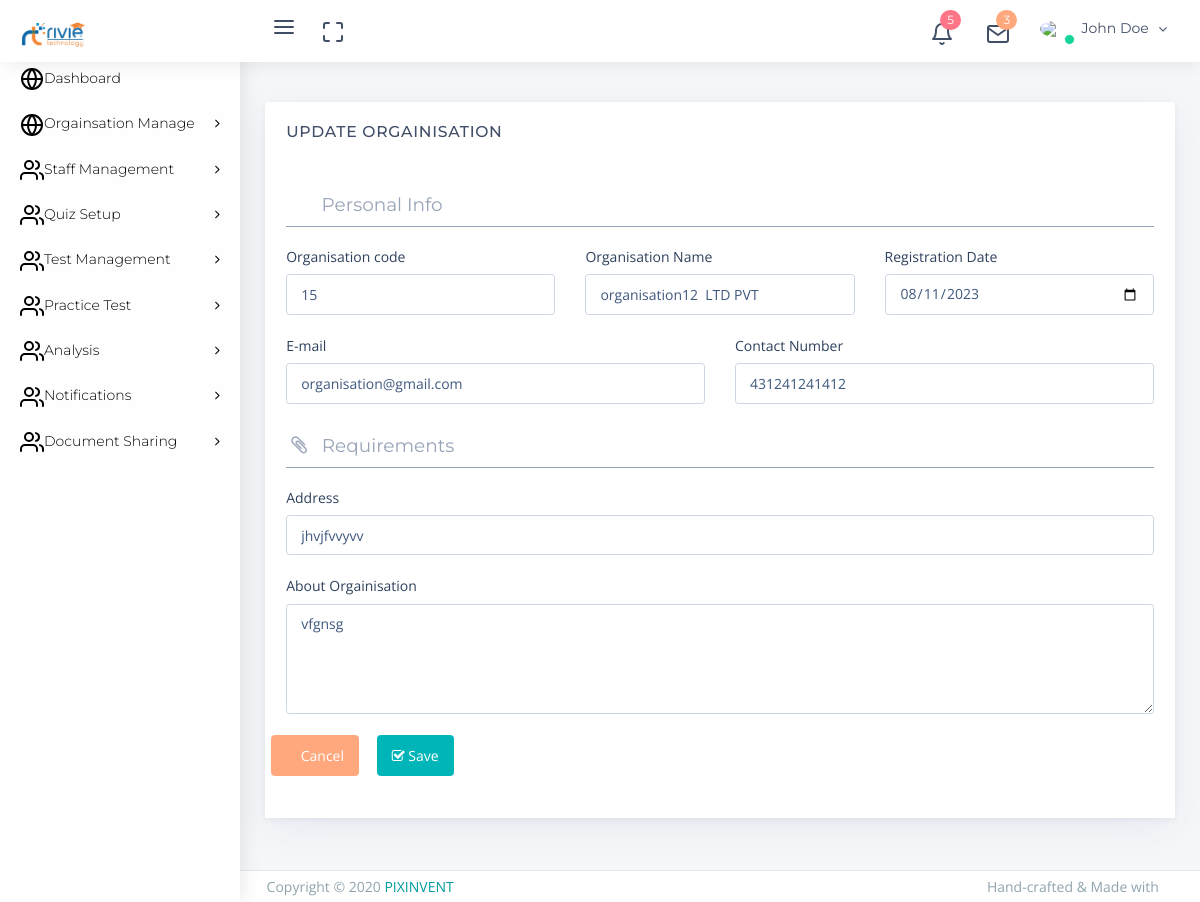
/admin/update_org.php?org_id=8, run on the app's committed database.
### tables this page shows
CREATE TABLE `organisation` (
  `id` int(11) NOT NULL,
  `org_code` int(11) NOT NULL,
  `org_name` varchar(255) NOT NULL,
  `org_contact` varchar(255) NOT NULL,
  `org_email` varchar(255) NOT NULL,
  `org_add` varchar(255) NOT NULL,
  `org_abt` text NOT NULL,
  `org_registraiom` date NOT NULL DEFAULT current_timestamp(),
  `user_admin_id` varchar(255) NOT NULL,
  `created_date` timestamp NOT NULL DEFAULT current_timestamp()
);

### admin/update_org.php (the view, shortened to what this page needs)
<?php include "../common/header.php"; ?>
<?php
include "db.php";
$conn = mysqli_connect($servername, $username, $password, $dbname);
$get_id = $_GET['org_id'];
$sql = "SELECT * FROM organisation where id = '". $get_id ."'";
$result = mysqli_query($conn, $sql);
$row = mysqli_fetch_assoc($result);
?>
<div class="app-content content">
    <div class="content-wrapper">
        <div class="content-header row">
            <div class="content-header-right col-md-6 col-12">
            </div>
        </div>
        <div class="content-body">
            <section id="basic-form-layouts">
                <div class="row match-height">
                    <div class="col-md-12">
                        <div class="card">
                            <div class="card-header">
                                <h4 class="card-title" id="basic-layout-form">Update Orgainisation</h4>
                                <div class="heading-elements">
                                    <ul class="list-inline mb-0">
                                        <li><a data-action="collapse"><i class="feather icon-minus"></i></a></li>
                                        <li><a data-action="reload"><i class="feather icon-rotate-cw"></i></a></li>
                                        <li><a data-action="expand"><i class="feather icon-maximize"></i></a></li>
                                        <li><a data-action="close"><i class="feather icon-x"></i></a></li>
                                    </ul>
                                </div>
                            </div>
                            <div class="card-content collapse show">
                                <div class="card-body">
                                    <form class="form" method="POST" action="" >
                                        <div class="form-body">
                                            <h4 class="form-section"><i class="feather icon-user"></i> Personal Info</h4>
                                            <div class="row">
                                                <div class="col-md-4">
                                                    <div class="form-group">
                                                        <label for="projectinput1">Organisation code</label>
                                                        <input type="text" value="<?php echo $row['org_code']; ?>" id="projectinput1" class="form-control" placeholder="First Name" name="org_code">
                                                    </div>
                                                </div>
                                                <div class="col-md-4">
                                                    <div class="form-group">
                                                        <label for="projectinput2">Organisation Name</label>
                                                        <input type="text" value="<?php echo $row['org_name']; ?>" id="projectinput2" class="form-control" placeholder="Last Name" name="org_name">
                                                    </div>
                                                </div>
                                                <div class="col-md-4">
                                                    <div class="form-group">
                                                        <label for="projectinput2">Registration Date</label>
                                                        <input type="date" value="<?php echo $row['org_registraiom']; ?>" id="projectinput2" class="form-control" placeholder="Registration Date" name="org_reg_date">
                                                    </div>
                                                </div>
                                            </div>
                                            <div class="row">
                                                <div class="col-md-6">
                                                    <div class="form-group">
                                                        <label for="projectinput3">E-mail</label>
                                                        <input type="text" value="<?php echo $row['org_email']; ?>" id="projectinput3" class="form-control" placeholder="E-mail" name="org_email">
                                                    </div>
                                                </div>
                                                <div class="col-md-6">
                                                    <div class="form-group">
                                                        <label for="projectinput4">Contact Number</label>
                                                        <input type="text" value="<?php echo $row['org_contact']; ?>" id="projectinput4" class="form-control" placeholder="Phone" name="org_contact">
                                                    </div>
                                                </div>
                                            </div>
                                            <h4 class="form-section"><i class="fa fa-paperclip"></i> Requirements</h4>
                                            <div class="form-group">
                                                <label for="companyName">Address</label>
                                                <input type="text" id="companyName" value="<?php echo $row['org_add']; ?>" class="form-control" placeholder="Company Name" name="org_add">
                                            </div>
                                            <div class="form-group">
                                                <label for="projectinput8">About Orgainisation</label>
                                                <textarea id="projectinput8" value="" rows="5" class="form-control"  placeholder="About Organisation" name="org_abt"><?php echo $row['org_abt']; ?></textarea>
                                            </div>
                                        </div>
                                        <div class="row">
                                            <div class="form-group">
                                                <button type="reset" class="btn btn-warning mr-1">
                                                    <i class="feather icon-x"></i> Cancel
                                                </button>
                                                <button type="submit" class="btn btn-primary" name= "org_sub_up">
                                                    <i class="fa fa-check-square-o" ></i> Save
                                                </button>
                                            </div>
                                        </div>
                                    </form>
                                </div>
                            </div>
                        </div>
                    </div>
                </div>
            </section>
        </div>
    </div>
</div>
<?php include "../common/footer.php"; ?>

### assets/app-assets/css/custom.css (style rules this page uses)
.form-body { width:100% }
form.form { display: block; }

### data on the page
organisation: org_code "15", org_name "organisation12 LTD PVT", org_reg_date "08/11/2023", org_email "organisation@gmail.com", org_contact "431241241412", org_add "jhvjfvvyvv", org_abt "vfgnsg"
